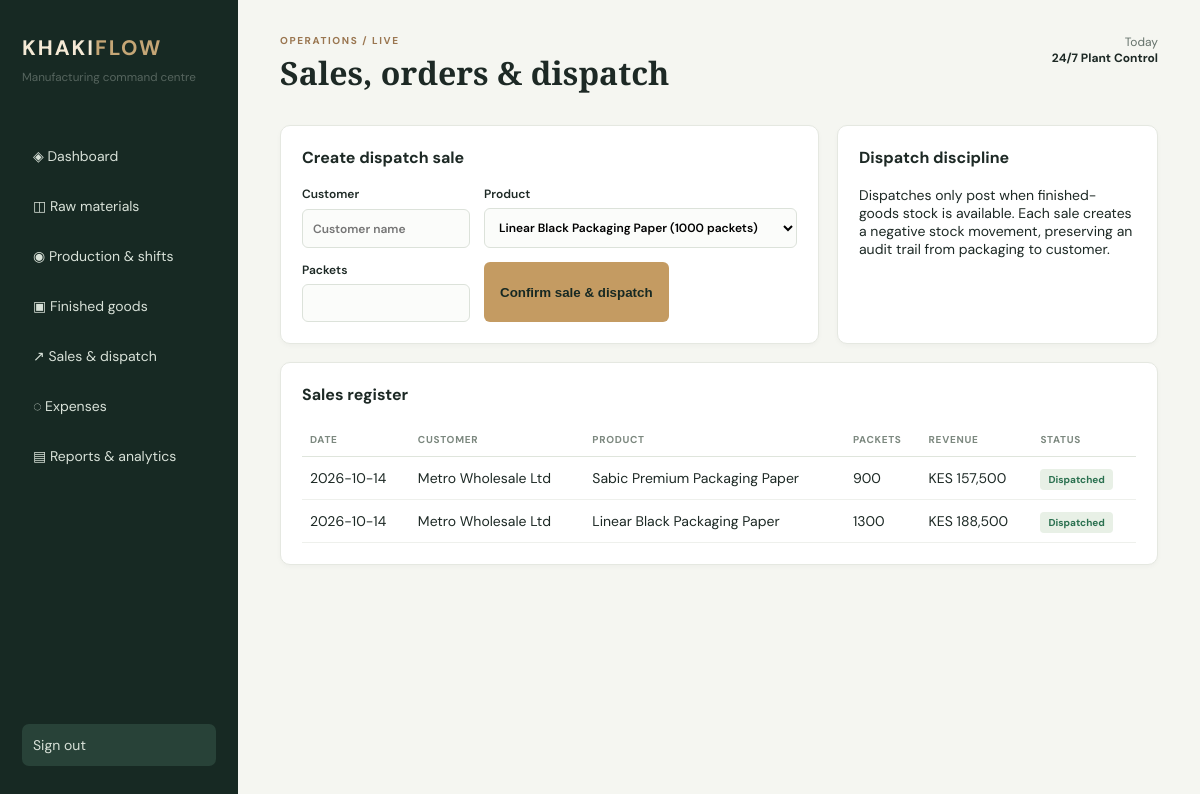
The page /sales (signed in) on the database its author committed.
### models.py (models this page shows)
class Sale(db.Model):
    id = db.Column(db.Integer, primary_key=True); sale_date = db.Column(db.Date, nullable=False); customer = db.Column(db.String(100), nullable=False); product_id = db.Column(db.Integer, db.ForeignKey('product.id'), nullable=False); packets = db.Column(db.Integer, nullable=False); amount = db.Column(db.Float, nullable=False); status = db.Column(db.String(15), nullable=False, default='Dispatched'); product = db.relationship('Product')

class Product(db.Model):
    id = db.Column(db.Integer, primary_key=True); sku = db.Column(db.String(20), unique=True, nullable=False); name = db.Column(db.String(80), nullable=False); quality = db.Column(db.String(10), nullable=False); price_per_packet = db.Column(db.Float, nullable=False)

### app.py (the view, shortened to what this page needs)
 @app.route('/sales',methods=['GET','POST'])
 def sales():
  return render_template('sales.html',products=Product.query.all(),sales=Sale.query.order_by(Sale.id.desc()).all())

### app.py (called while the page is built)
def product_stock(pid): return sum(x.packets for x in FinishedMovement.query.filter_by(product_id=pid))

def money(v): return f'KES {v:,.0f}'

### templates/sales.html
{%extends 'base.html'%}{%set title='Sales, orders & dispatch'%}{%block content%}<section class="grid two"><article><h2>Create dispatch sale</h2><form method="post" class="formgrid"><label>Customer<input name="customer" required placeholder="Customer name"></label><label>Product<select name="product_id">{%for p in products%}<option value="{{p.id}}">{{p.name}} ({{product_stock(p.id)}} packets)</option>{%endfor%}</select></label><label>Packets<input type="number" min="1" name="packets" required></label><button>Confirm sale & dispatch</button></form></article><article><h2>Dispatch discipline</h2><p>Dispatches only post when finished-goods stock is available. Each sale creates a negative stock movement, preserving an audit trail from packaging to customer.</p></article></section><article><h2>Sales register</h2><table><tr><th>Date</th><th>Customer</th><th>Product</th><th>Packets</th><th>Revenue</th><th>Status</th></tr>{%for s in sales%}<tr><td>{{s.sale_date}}</td><td>{{s.customer}}</td><td>{{s.product.name}}</td><td>{{s.packets}}</td><td>{{money(s.amount)}}</td><td><mark>{{s.status}}</mark></td></tr>{%endfor%}</table></article>{%endblock%}

### static/style.css (style rules this page uses)
* { box-sizing:border-box }
body { margin:0;background:#f5f6f1;color:#1d2925;font:14px 'DM Sans',sans-serif }
.kpis>div,article { background:#fff;border:1px solid #e5e8e1;border-radius:10px;padding:21px;box-shadow:0 2px 5px #17292308 }
.grid { display:grid;gap:18px;margin-bottom:18px }
.two { grid-template-columns:1.35fr 1fr }
h2 { margin:0 0 18px;font-size:16px }
table { width:100%;border-collapse:collapse;text-align:left }
th { font-size:10px;text-transform:uppercase;letter-spacing:.7px;color:#7c887f;padding:10px 8px;border-bottom:1px solid #dfe5dc }
td { padding:12px 8px;border-bottom:1px solid #eef0ec }
mark { background:#e8f0e6;color:#2a704f;padding:4px 8px;border-radius:4px;font-size:10px;font-weight:bold }
.formgrid { display:grid;grid-template-columns:1fr 1fr;gap:14px }
.formgrid label { display:grid;gap:6px;font-size:12px;font-weight:600 }
input,select { border:1px solid #dce2da;border-radius:6px;padding:10px;font:inherit;background:#fbfcfa }
button { border:0;border-radius:6px;background:#c49b62;color:#172923;padding:12px 16px;font-weight:bold;cursor:pointer;width:max-content }

### rows shown on the page
Sale: sale_date "2026-10-14", customer "Metro Wholesale Ltd", product.name "Sabic Premium Packaging Paper", packets "900", amount "KES 157,500", status "Dispatched"
Sale: sale_date "2026-10-14", customer "Metro Wholesale Ltd", product.name "Linear Black Packaging Paper", packets "1300", amount "KES 188,500", status "Dispatched"

### other values the page prints
{{ title|default('Business overview') }} "Sales, orders & dispatch"
{{ now|default('Today') }} "Today"
form field product_id "Linear Black Packaging Paper (1000 packets)"
